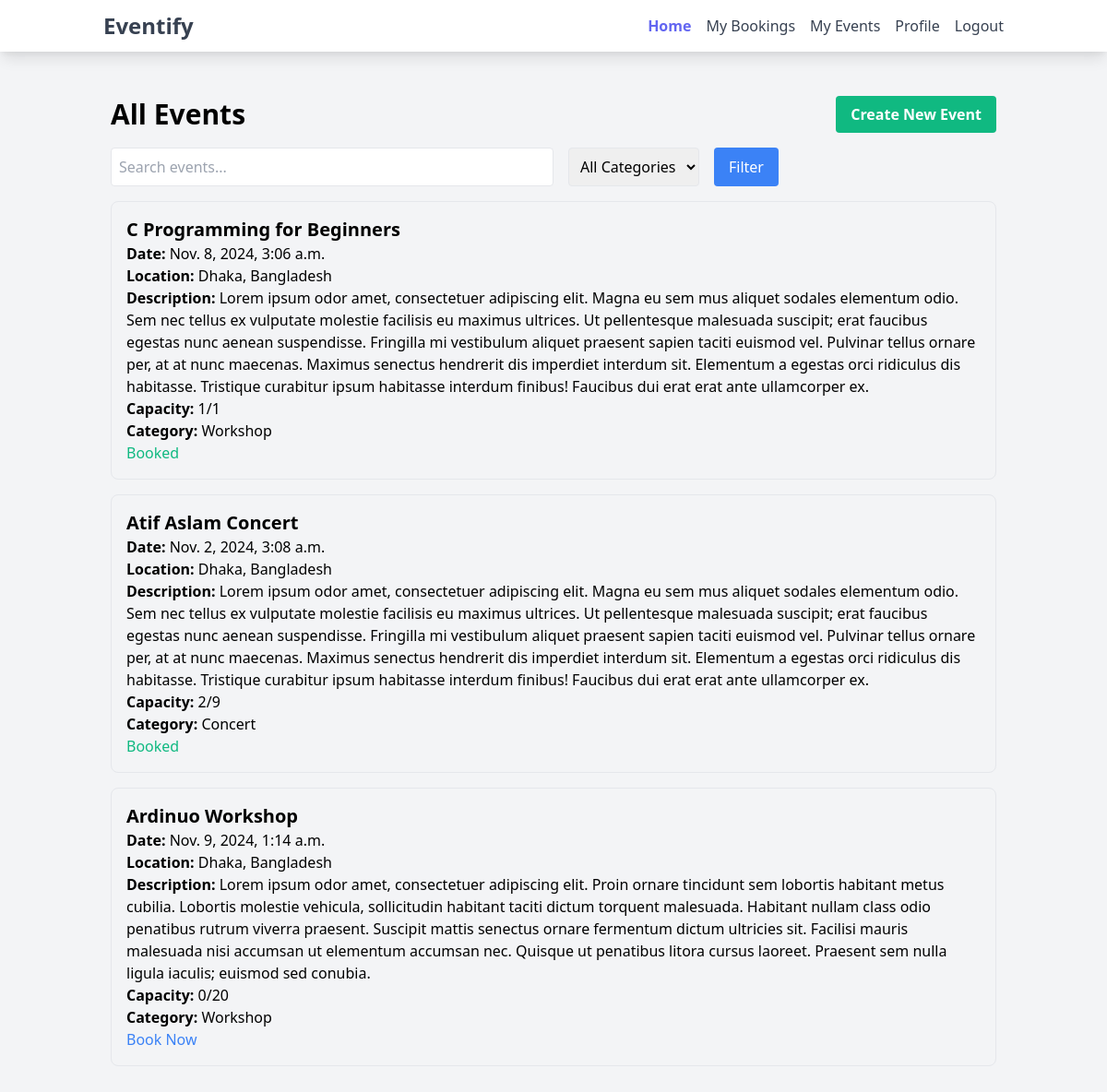
Screenshot of /events/ (signed in) with the database file from the repository.
### event/models.py (models this page shows, shortened)
class Event(models.Model):
    name = models.CharField(max_length=200)
    date = models.DateTimeField()
    location = models.CharField(max_length=255)
    description = models.TextField()
    created_by = models.ForeignKey(User, on_delete=models.CASCADE, related_name='events')
    category = models.ForeignKey(Category, on_delete=models.SET_NULL, null=True, blank=True)
    capacity = models.PositiveIntegerField(default=0)
    attendees_count = models.PositiveIntegerField(default=0)

class Category(models.Model):
    name = models.CharField(max_length=100, unique=True)
    def __str__(self):
        return self.name

### event/views.py (the view)
# urls.py: 2. Add a URL to urlpatterns:  path('', views.home, name='home')
def home(request):
    events = Event.objects.all()
    categories = Category.objects.all()
    booked_events = []
    query = request.GET.get('q', '')
    if query:
        events = events.filter(
            name__icontains=query) | events.filter(
            date__icontains=query) | events.filter(
            location__icontains=query)
    category_id = request.GET.get('category')
    if category_id:
        events = events.filter(category_id=category_id)
    if request.user.is_authenticated:
        booked_events = Booking.objects.filter(user=request.user).values_list('event_id', flat=True)
    return render(request, 'homepage.html', {
        'events': events,
        'booked_events': booked_events,
        'categories': categories,
        'selected_category': category_id,
        'query': query,
    })

### event/templates/homepage.html (shortened to what this page needs)
{% extends "base.html" %}
{% block content %}
<div class="container mx-auto p-4">
    <div class="flex justify-between items-center mb-4">
        <h1 class="text-3xl font-semibold">All Events</h1>
        <a href="{% url 'create_event' %}" class="bg-green-500 text-white font-bold py-2 px-4 rounded hover:bg-green-600 transition duration-300">Create New Event</a>
    </div>
    <form method="get" class="flex gap-4 mb-4">
        <input type="text" name="q" value="{{ query }}" placeholder="Search events..." class="p-2 border rounded w-1/2">
        <select name="category" class="p-2 border rounded">
            <option value="">All Categories</option>
        </select>
        <button type="submit" class="bg-blue-500 text-white py-2 px-4 rounded hover:bg-blue-600">Filter</button>
    </form>
    <div class="space-y-4 mt-4">
        {% for event in events %}
            <div class="p-4 border rounded-lg">
                <h2 class="text-xl font-semibold">{{ event.name }}</h2>
                <p><strong>Date:</strong> {{ event.date }}</p>
                <p><strong>Location:</strong> {{ event.location }}</p>
                <p><strong>Description:</strong> {{ event.description }}</p>
                <p><strong>Capacity:</strong> {{ event.attendees_count }}/{{ event.capacity }}</p>
                <p><strong>Category:</strong> {{ event.category }}</p>
                {% if request.user.is_authenticated %}
                    {% if event.id in booked_events %}
                        <span class="text-green-500">Booked</span>
                    {% else %}
                        <a href="{% url 'book_event' event.id %}" class="text-blue-500">Book Now</a>
                    {% endif %}
                {% else %}
                    <a href="{% url 'login' %}" class="text-blue-500">Login to Book</a>
                {% endif %}
            </div>
        {% endfor %}
    </div>
</div>
{% endblock %}

### rows the page displays
Event: name "C Programming for Beginners", date "Nov. 8, 2024, 3:06 a.m.", location "Dhaka, Bangladesh", description "Lorem ipsum odor amet, consectetuer adipiscing elit. Magna eu sem mus aliquet sodales elementum odio. Sem nec tellus ex vulputate molestie facilisis eu maximus ultrices. Ut pellentesque malesuada suscipit; erat faucibus egestas nunc aenean suspendisse. Fringilla mi vestibulum aliquet praesent sapien taciti euismod vel. Pulvinar tellus ornare per, at at nunc maecenas. Maximus senectus hendrerit dis imperdiet interdum sit. Elementum a egestas orci ridiculus dis habitasse. Tristique curabitur ipsum habitasse interdum finibus! Faucibus dui erat erat ante ullamcorper ex.", attendees_count "1", capacity "1", category "Workshop", shows "Booked"
Event: name "Atif Aslam Concert", date "Nov. 2, 2024, 3:08 a.m.", location "Dhaka, Bangladesh", description "Lorem ipsum odor amet, consectetuer adipiscing elit. Magna eu sem mus aliquet sodales elementum odio. Sem nec tellus ex vulputate molestie facilisis eu maximus ultrices. Ut pellentesque malesuada suscipit; erat faucibus egestas nunc aenean suspendisse. Fringilla mi vestibulum aliquet praesent sapien taciti euismod vel. Pulvinar tellus ornare per, at at nunc maecenas. Maximus senectus hendrerit dis imperdiet interdum sit. Elementum a egestas orci ridiculus dis habitasse. Tristique curabitur ipsum habitasse interdum finibus! Faucibus dui erat erat ante ullamcorper ex.", attendees_count "2", capacity "9", category "Concert", shows "Booked"
Event: name "Ardinuo Workshop", date "Nov. 9, 2024, 1:14 a.m.", location "Dhaka, Bangladesh", description "Lorem ipsum odor amet, consectetuer adipiscing elit. Proin ornare tincidunt sem lobortis habitant metus cubilia. Lobortis molestie vehicula, sollicitudin habitant taciti dictum torquent malesuada. Habitant nullam class odio penatibus rutrum viverra praesent. Suscipit mattis senectus ornare fermentum dictum ultricies sit. Facilisi mauris malesuada nisi accumsan ut elementum accumsan nec. Quisque ut penatibus litora cursus laoreet. Praesent sem nulla ligula iaculis; euismod sed conubia.", attendees_count "0", capacity "20", category "Workshop", shows "Book Now"
